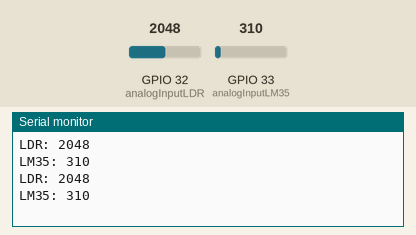
Bench run of a sketch on a simulated ESP32. On the bench: the last lines printed to the serial monitor. The test bench sets the inputs (shaded band); at power-on: GPIO 33 (analogInputLM35) = 310, GPIO 32 (analogInputLDR) = 2048.

Above: at 2.8 s.
2.9 s: GPIO 33 (analogInputLM35) set to 372
At 4.8 s:
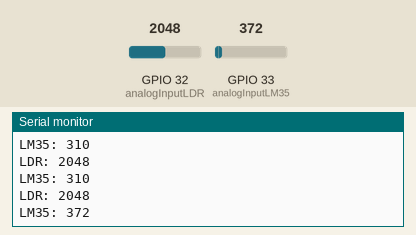
5.6 s: GPIO 32 (analogInputLDR) set to 2866
At 6.3 s:
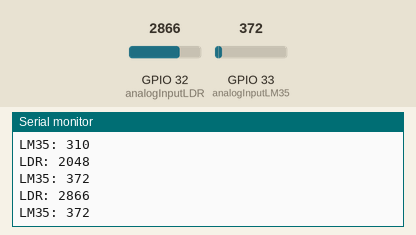
8.3 s: GPIO 33 (analogInputLM35) set to 434
At 10.6 s:
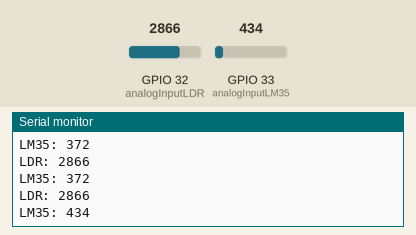
11.0 s: GPIO 32 (analogInputLDR) set to 3603
At 13.3 s:
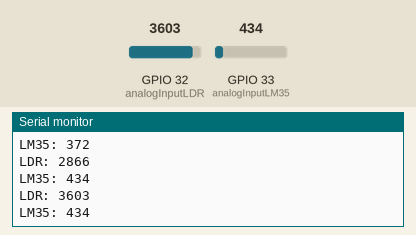
Timing chart, 0 to 14.7 s (numbered marks = the images above; inputs shaded):
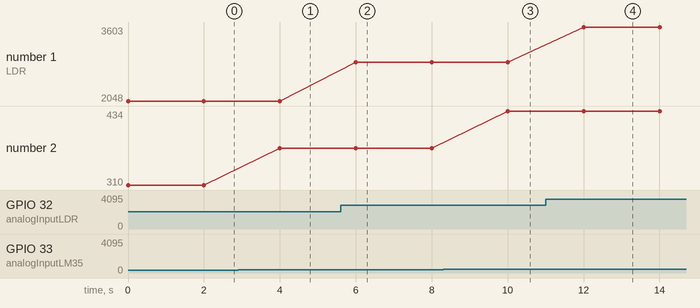

The sketch:

weatherA.ino
```cpp
/*
  Author: Yifan Chen
  Answers:
  A) Darker is indicated by a higher value.
  B) Higher temp is indicated by a higher value.
*/

#define analogInputLDR 32
#define analogInputLM35 33

int T = 2000;       // initial T as 2 seconds

void setup() {
  Serial.begin(115200);

  pinMode(analogInputLDR, INPUT);
  pinMode(analogInputLM35, INPUT);
}

void loop() {
  Serial.print("LDR: ");
  Serial.println(analogRead(analogInputLDR));
  Serial.print("LM35: ");
  Serial.println(analogRead(analogInputLM35));
  Serial.println();
  delay(T);
}
```

Measured:
- after the input at 2.9 s, the serial monitor: prints a new line after 1.1 s (image 1)
- after the input at 5.6 s, the serial monitor: prints a new line after 0.40 s (image 2)
- after the input at 8.3 s, the serial monitor: prints a new line after 1.7 s (image 3)
- after the input at 11.0 s, the serial monitor: prints a new line after 1.0 s (image 4)
- plotted number 1: 2048 → 2866 after the input at 5.6 s, 2866 → 3603 after the input at 11.0 s
- plotted number 2: 310 → 372 after the input at 2.9 s, 372 → 434 after the input at 8.3 s
